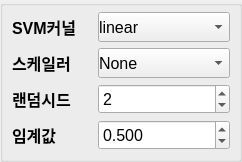
                       <widget class="QGroupBox" name="gb_train_params_ml">
                        <property name="sizePolicy">
                         <sizepolicy hsizetype="Expanding" vsizetype="Expanding">
                          <horstretch>0</horstretch>
                          <verstretch>0</verstretch>
                         </sizepolicy>
                        </property>
                        <property name="minimumSize">
                         <size>
                          <width>100</width>
                          <height>100</height>
                         </size>
                        </property>
                        <property name="styleSheet">
                         <string notr="true">margin : 0px;
padding : 0px;</string>
                        </property>
                        <property name="title">
                         <string/>
                        </property>
                        <layout class="QGridLayout" name="grid_train_params_ml">
                         <item row="0" column="1">
                          <widget class="QComboBox" name="cb_train_cv_ml">
                           <property name="sizePolicy">
                            <sizepolicy hsizetype="Expanding" vsizetype="Expanding">
                             <horstretch>0</horstretch>
                             <verstretch>0</verstretch>
                            </sizepolicy>
                           </property>
                           <property name="minimumSize">
                            <size>
                             <width>100</width>
                             <height>30</height>
                            </size>
                           </property>
                           <property name="maximumSize">
                            <size>
                             <width>16777215</width>
                             <height>50</height>
                            </size>
                           </property>
                           <property name="font">
                            <font>
                             <family>Segoe UI</family>
                             <pointsize>12</pointsize>
                             <weight>50</weight>
                             <bold>false</bold>
                            </font>
                           </property>
                           <item>
                            <property name="text">
                             <string>linear</string>
                            </property>
                           </item>
                           <item>
                            <property name="text">
                             <string>RBF</string>
                            </property>
                           </item>
                          </widget>
                         </item>
                         <item row="3" column="0">
                          <widget class="QLabel" name="label_train_thr_ml">
                           <property name="sizePolicy">
                            <sizepolicy hsizetype="Expanding" vsizetype="Expanding">
                             <horstretch>0</horstretch>
                             <verstretch>0</verstretch>
                            </sizepolicy>
                           </property>
                           <property name="minimumSize">
                            <size>
                             <width>80</width>
                             <height>30</height>
                            </size>
                           </property>
                           <property name="maximumSize">
                            <size>
                             <width>16777215</width>
                             <height>50</height>
                            </size>
                           </property>
                           <property name="font">
                            <font>
                             <family>Segoe UI</family>
                             <pointsize>12</pointsize>
                             <weight>75</weight>
                             <bold>true</bold>
                            </font>
                           </property>
                           <property name="text">
                            <string>임계값</string>
                           </property>
                          </widget>
                         </item>
                         <item row="1" column="0">
                          <widget class="QLabel" name="label_train_scaler_ml">
                           <property name="sizePolicy">
                            <sizepolicy hsizetype="Expanding" vsizetype="Expanding">
                             <horstretch>0</horstretch>
                             <verstretch>0</verstretch>
                            </sizepolicy>
                           </property>
                           <property name="minimumSize">
                            <size>
                             <width>80</width>
                             <height>30</height>
                            </size>
                           </property>
                           <property name="maximumSize">
                            <size>
                             <width>16777215</width>
                             <height>50</height>
                            </size>
                           </property>
                           <property name="font">
                            <font>
                             <family>Segoe UI</family>
                             <pointsize>12</pointsize>
                             <weight>75</weight>
                             <bold>true</bold>
                            </font>
                           </property>
                           <property name="text">
                            <string>스케일러</string>
                           </property>
                          </widget>
                         </item>
                         <item row="1" column="1">
                          <widget class="QComboBox" name="cb_train_scaler_ml">
                           <property name="sizePolicy">
                            <sizepolicy hsizetype="Expanding" vsizetype="Expanding">
                             <horstretch>0</horstretch>
                             <verstretch>0</verstretch>
                            </sizepolicy>
                           </property>
                           <property name="minimumSize">
                            <size>
                             <width>100</width>
                             <height>30</height>
                            </size>
                           </property>
                           <property name="maximumSize">
                            <size>
                             <width>16777215</width>
                             <height>50</height>
                            </size>
                           </property>
                           <property name="font">
                            <font>
                             <family>Segoe UI</family>
                             <pointsize>12</pointsize>
                             <weight>50</weight>
                             <bold>false</bold>
                            </font>
                           </property>
                           <item>
                            <property name="text">
                             <string>None</string>
                            </property>
                           </item>
                           <item>
                            <property name="text">
                             <string>StandardScaler</string>
                            </property>
                           </item>
                           <item>
                            <property name="text">
                             <string>MinMaxScaler</string>
                            </property>
                           </item>
                          </widget>
                         </item>
                         <item row="2" column="1">
                          <widget class="QSpinBox" name="spin_train_seed_ml">
                           <property name="sizePolicy">
                            <sizepolicy hsizetype="Expanding" vsizetype="Expanding">
                             <horstretch>0</horstretch>
                             <verstretch>0</verstretch>
                            </sizepolicy>
                           </property>
                           <property name="minimumSize">
                            <size>
                             <width>100</width>
                             <height>30</height>
                            </size>
                           </property>
                           <property name="maximumSize">
                            <size>
                             <width>16777215</width>
                             <height>50</height>
                            </size>
                           </property>
                           <property name="font">
                            <font>
                             <family>Segoe UI</family>
                             <pointsize>12</pointsize>
                             <weight>50</weight>
                             <bold>false</bold>
                            </font>
                           </property>
                           <property name="maximum">
                            <number>999999</number>
                           </property>
                           <property name="value">
                            <number>2</number>
                           </property>
                          </widget>
                         </item>
                         <item row="3" column="1">
                          <widget class="QDoubleSpinBox" name="dspin_train_thr_ml">
                           <property name="sizePolicy">
                            <sizepolicy hsizetype="Expanding" vsizetype="Expanding">
                             <horstretch>0</horstretch>
                             <verstretch>0</verstretch>
                            </sizepolicy>
                           </property>
                           <property name="minimumSize">
                            <size>
                             <width>100</width>
                             <height>30</height>
                            </size>
                           </property>
                           <property name="maximumSize">
                            <size>
                             <width>16777215</width>
                             <height>50</height>
                            </size>
                           </property>
                           <property name="font">
                            <font>
                             <family>Segoe UI</family>
                             <pointsize>12</pointsize>
                             <weight>50</weight>
                             <bold>false</bold>
                            </font>
                           </property>
                           <property name="decimals">
                            <number>3</number>
                           </property>
                           <property name="maximum">
                            <double>1.000000000000000</double>
                           </property>
                           <property name="singleStep">
                            <double>0.010000000000000</double>
                           </property>
                           <property name="value">
                            <double>0.500000000000000</double>
                           </property>
                          </widget>
                         </item>
                         <item row="0" column="0">
                          <widget class="QLabel" name="label_train_cv_ml">
                           <property name="sizePolicy">
                            <sizepolicy hsizetype="Expanding" vsizetype="Expanding">
                             <horstretch>0</horstretch>
                             <verstretch>0</verstretch>
                            </sizepolicy>
                           </property>
                           <property name="minimumSize">
                            <size>
                             <width>80</width>
                             <height>30</height>
                            </size>
                           </property>
                           <property name="maximumSize">
                            <size>
                             <width>16777215</width>
                             <height>50</height>
                            </size>
                           </property>
                           <property name="font">
                            <font>
                             <family>Segoe UI</family>
                             <pointsize>12</pointsize>
                             <weight>75</weight>
                             <bold>true</bold>
                            </font>
                           </property>
                           <property name="text">
                            <string>SVM커널</string>
                           </property>
                          </widget>
                         </item>
                         <item row="2" column="0">
                          <widget class="QLabel" name="label_train_seed_ml">
                           <property name="sizePolicy">
                            <sizepolicy hsizetype="Expanding" vsizetype="Expanding">
                             <horstretch>0</horstretch>
                             <verstretch>0</verstretch>
                            </sizepolicy>
                           </property>
                           <property name="minimumSize">
                            <size>
                             <width>80</width>
                             <height>30</height>
                            </size>
                           </property>
                           <property name="maximumSize">
                            <size>
                             <width>16777215</width>
                             <height>50</height>
                            </size>
                           </property>
                           <property name="font">
                            <font>
                             <family>Segoe UI</family>
                             <pointsize>12</pointsize>
                             <weight>75</weight>
                             <bold>true</bold>
                            </font>
                           </property>
                           <property name="text">
                            <string>랜덤시드</string>
                           </property>
                          </widget>
                         </item>
                        </layout>
                       </widget>
